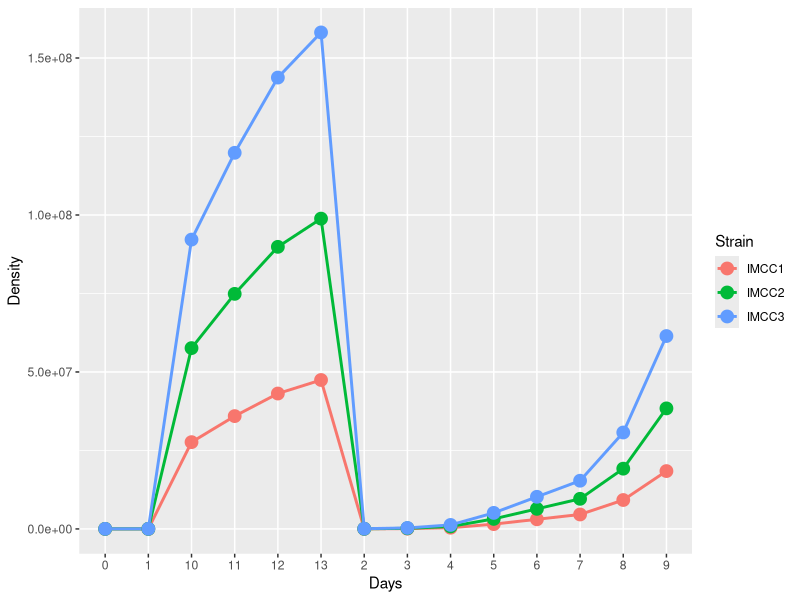
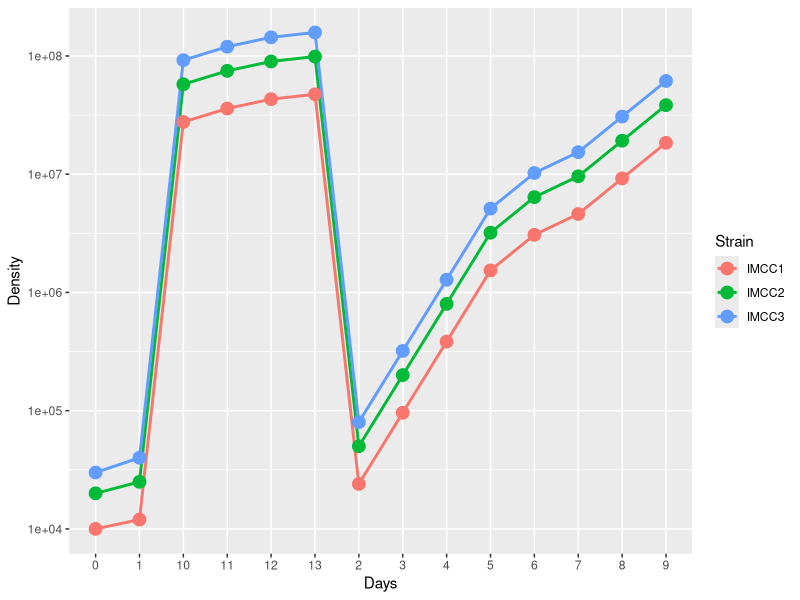
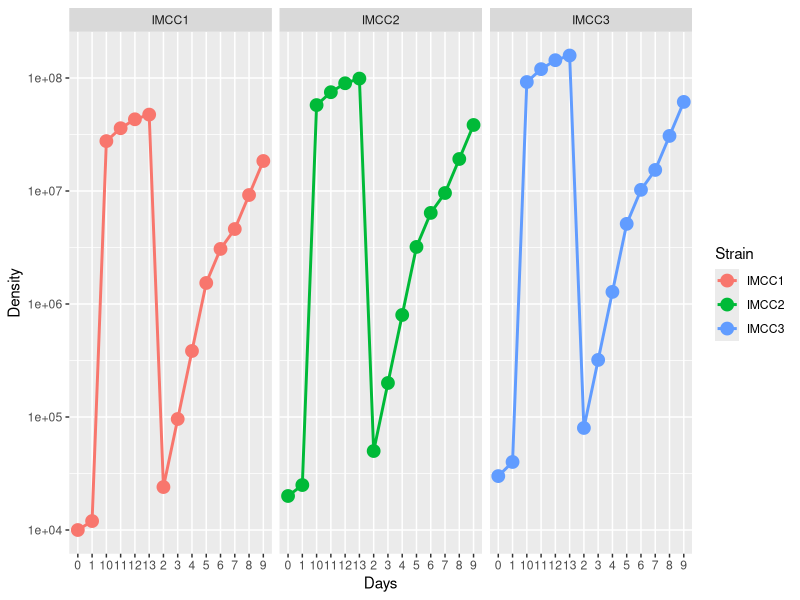
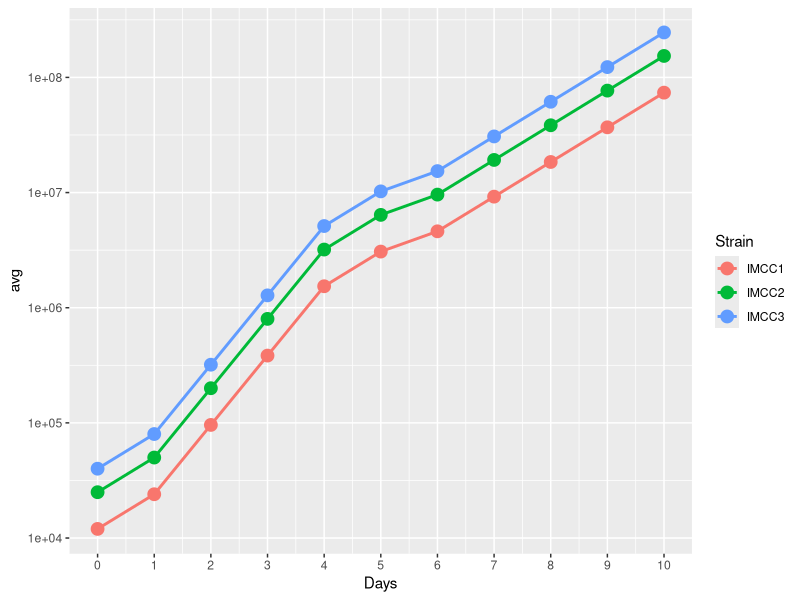
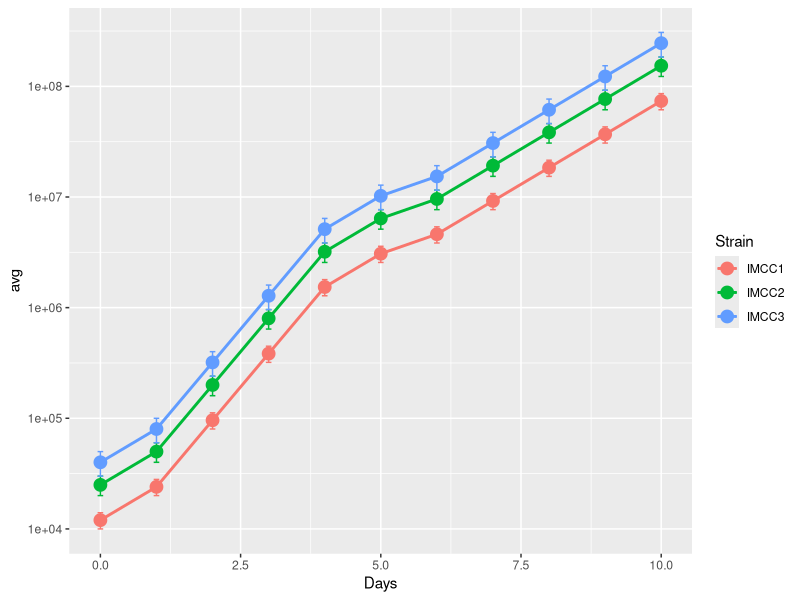
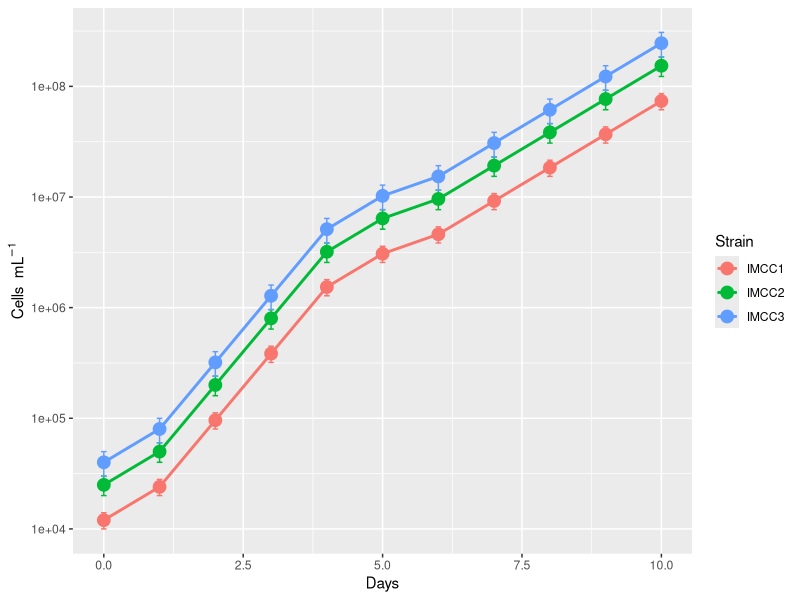
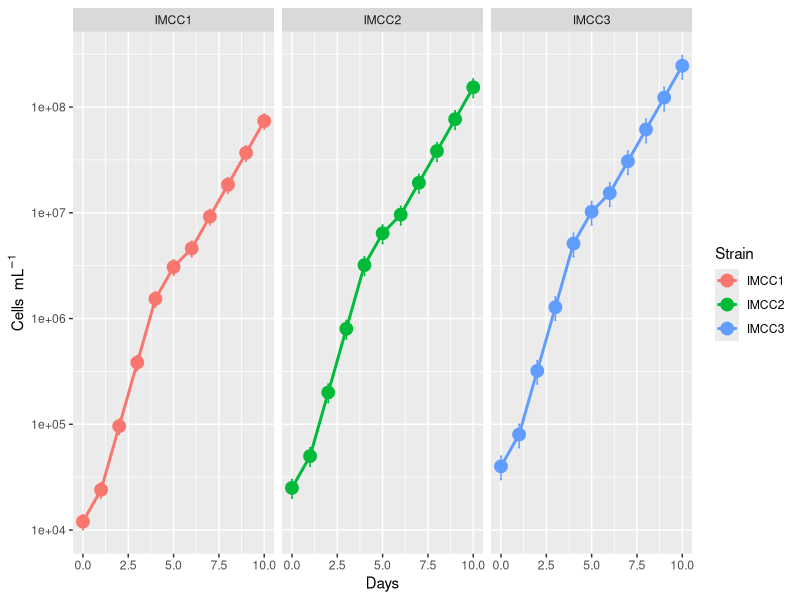
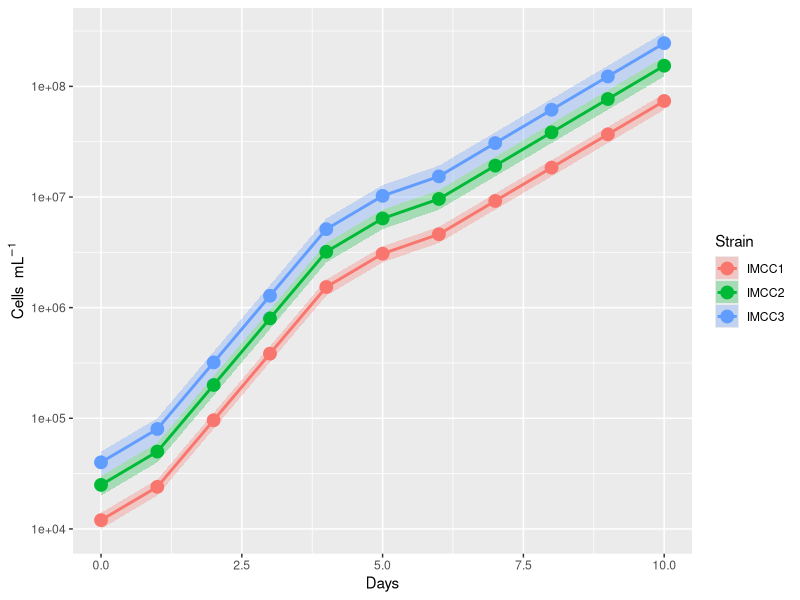

These figures' R source, in order:
## ---- chunk 1
knitr::opts_chunk$set(echo = TRUE)
## ---- chunk 2
setwd("D:/Kin/Protocols/R/R_GrowthCurve2/R_GrowthCurve")
library(openxlsx)
library(tidyverse)
## ---- chunk 3
single <- read.xlsx("Growth.xlsx", sheet="Single")
## ---- chunk 4
single.tidy <- gather(data=single, key=Days, value = Density, -Strain)
## ---- chunk 5
single.tidy <- read.xlsx("Growth.xlsx", sheet="Single") %>%
  gather(key=Days, value = Density, -Strain)
## ---- chunk 6
ggplot(single.tidy, aes(x=Days, y=Density, group=Strain, colour=Strain)) +
  geom_line(size=1) + geom_point(size=4)
## ---- chunk 7
ggplot(single.tidy, aes(x=Days, y=Density, group=Strain, colour=Strain)) +
  geom_line(size=1) + geom_point(size=4) + 
  scale_y_log10()
## ---- chunk 8
ggplot(single.tidy, aes(x=Days, y=Density, group=Strain, color=Strain)) +
  geom_line(size=1) + geom_point(size=4) + 
  scale_y_log10() +
  facet_wrap(~Strain)
## ---- chunk 9
triple <- read.xlsx("Growth.xlsx", sheet="Triplicate")
triple <- gather(data=triple, key=Days, value = Density, -Strain, -Flask)
## ---- chunk 10
triple.gr <- group_by(triple, Strain, Days)
## ---- chunk 11
triple.gr
## ---- chunk 12
triple.sum <- summarise(triple.gr, repli=n(), avg=mean(Density), sd=sd(Density))
## ---- chunk 13
triple.sum <- read.xlsx("Growth.xlsx", sheet="Triplicate") %>%
  gather(key=Days, value = Density, -Strain, -Flask, convert=T) %>%
  group_by(Strain, Days) %>%
  summarise(repli=n(), avg=mean(Density), sd=sd(Density), se=sd(Density)/sqrt(repli))
## ---- chunk 14
triple.sum
## ---- chunk 15
ggplot(triple.sum, aes(x=Days, y=avg, group=Strain, colour=Strain)) +
  geom_line(size=1) + geom_point(size=4) + 
  scale_y_log10() + 
  scale_x_continuous(breaks=seq(0,10,by=1))
## ---- chunk 16
ggplot(triple.sum, aes(x=Days, y=avg, group=Strain, colour=Strain)) +
  geom_line(size=1) + geom_point(size=4) + 
  scale_y_log10() +
  geom_errorbar(aes(ymin=avg-sd, ymax=avg+sd), width=0.1, size=0.5)
## ---- chunk 17
ggplot(triple.sum, aes(x=Days, y=avg, group=Strain, colour=Strain)) +
  geom_line(size=1) + geom_point(size=4) + 
  scale_y_log10() +
  geom_errorbar(aes(ymin=avg-sd, ymax=avg+sd), width=0.1, size=0.5) +
  ylab('Cells '~mL^-1)
## ---- chunk 18
ggplot(triple.sum, aes(x=Days, y=avg, group=Strain, color=Strain)) +
  geom_line(size=1) + geom_point(size=4) + 
  scale_y_log10() +
  geom_errorbar(aes(ymin=avg-sd, ymax=avg+sd), width=0.1, size=0.5) +
  ylab('Cells '~mL^-1) +
  facet_wrap(~Strain)
## ---- chunk 19
ggplot(triple.sum, aes(x=Days, y=avg, group=Strain, color=Strain)) +
  geom_line(size=1) + geom_point(size=4) + 
  scale_y_log10() +
  geom_ribbon(aes(ymin = avg-sd, ymax = avg+sd, fill=Strain), alpha=0.3, linetype=0) +
  ylab('Cells '~mL^-1)
## ---- chunk 20
ggplot(triple.sum, aes(x=Days, y=avg, group=Strain, color=Strain)) +
  geom_line(size=1) + geom_point(size=4) + 
  scale_y_log10() +
  geom_errorbar(aes(ymin=avg-sd, ymax=avg+sd), width=0.1, size=0.5) +
  geom_ribbon(aes(ymin = avg-sd, ymax = avg+sd, fill=Strain), alpha=0.3, linetype=0) +
  ylab('Cells '~mL^-1) +
  facet_wrap(~Strain)
